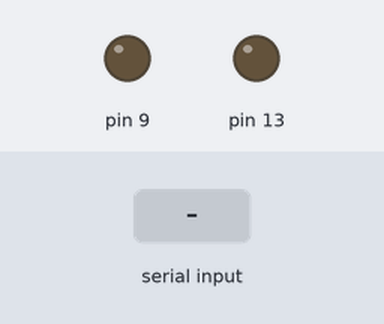
The sketch below on a simulated Arduino Uno, built with avr-gcc and run on an emulated ATmega328P. Parts: output pins drawn as LEDs (lit = HIGH). Inputs (shaded band) come from the test bench.

Above: at 1.2 s.
1.3 s: "cuboA1\n" received over Serial
At 1.8 s:
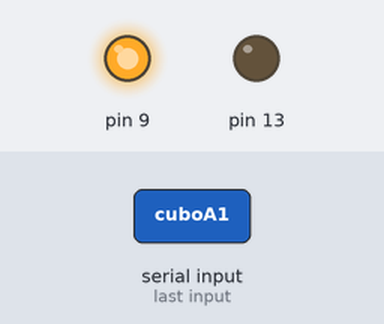
2.8 s: "cuboB1\n" received over Serial
At 4.0 s:
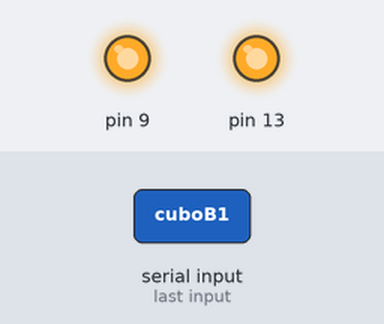
4.3 s: "cuboA2\n" received over Serial
At 5.3 s:
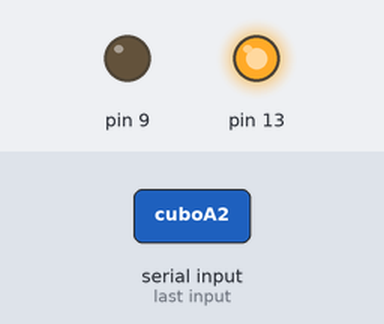
5.8 s: "cuboB2\n" received over Serial
At 6.4 s:
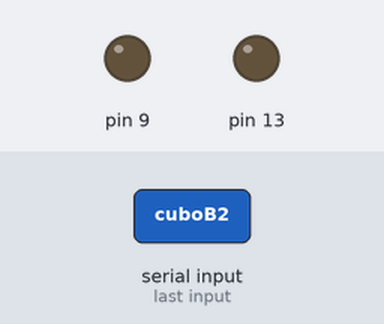
Timing chart, 0 to 8.3 s (numbered marks = the images above; inputs shaded):
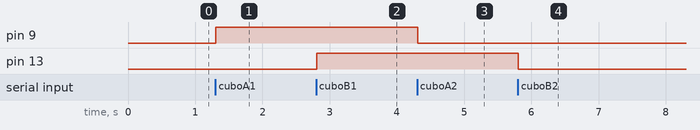

Measured:
- after the input at 1.3 s, pin 9: LOW → HIGH at once
- after the input at 2.8 s, pin 13: LOW → HIGH at once
- after the input at 4.3 s, pin 9: HIGH → LOW at once
- after the input at 5.8 s, pin 13: HIGH → LOW at once

The sketch:

codigoCuboXbee.ino
```cpp
String inputString = "";         // a string to hold incoming data
boolean stringComplete = false;  // whether the string is complete

void setup() {
  // initialize serial:
  Serial.begin(9600);
  pinMode(9,OUTPUT);
  pinMode(13,OUTPUT);
  // reserve 200 bytes for the inputString:
  inputString.reserve(200);
}

void loop() {
  serialEvent();
  // print the string when a newline arrives:
  if (stringComplete) {
     //  Serial.println(inputString);

  if (inputString.substring(0,6) == "cuboA1") {
     digitalWrite(9,HIGH);
  }
  if (inputString.substring(0,6) == "cuboA2") {
     digitalWrite(9,LOW);
  }

  if (inputString.substring(0,6) == "cuboB1") {
     digitalWrite(13,HIGH);
  }
  if (inputString.substring(0,6) == "cuboB2") {
     digitalWrite(13,LOW);
  }
    inputString = "";
    stringComplete = false;
  }
}

/*
  SerialEvent occurs whenever a new data comes in the
 hardware serial RX.  This routine is run between each
 time loop() runs, so using delay inside loop can delay
 response.  Multiple bytes of data may be available.
 */
void serialEvent() {
  while (Serial.available()) {
    // get the new byte:
    char inChar = (char)Serial.read();
    // add it to the inputString:
        if (inChar == '\n') {
      stringComplete = true;
    }else{
   inputString += inChar;
    }
    // if the incoming character is a newline, set a flag
    // so the main loop can do something about it:

  }
}
```
